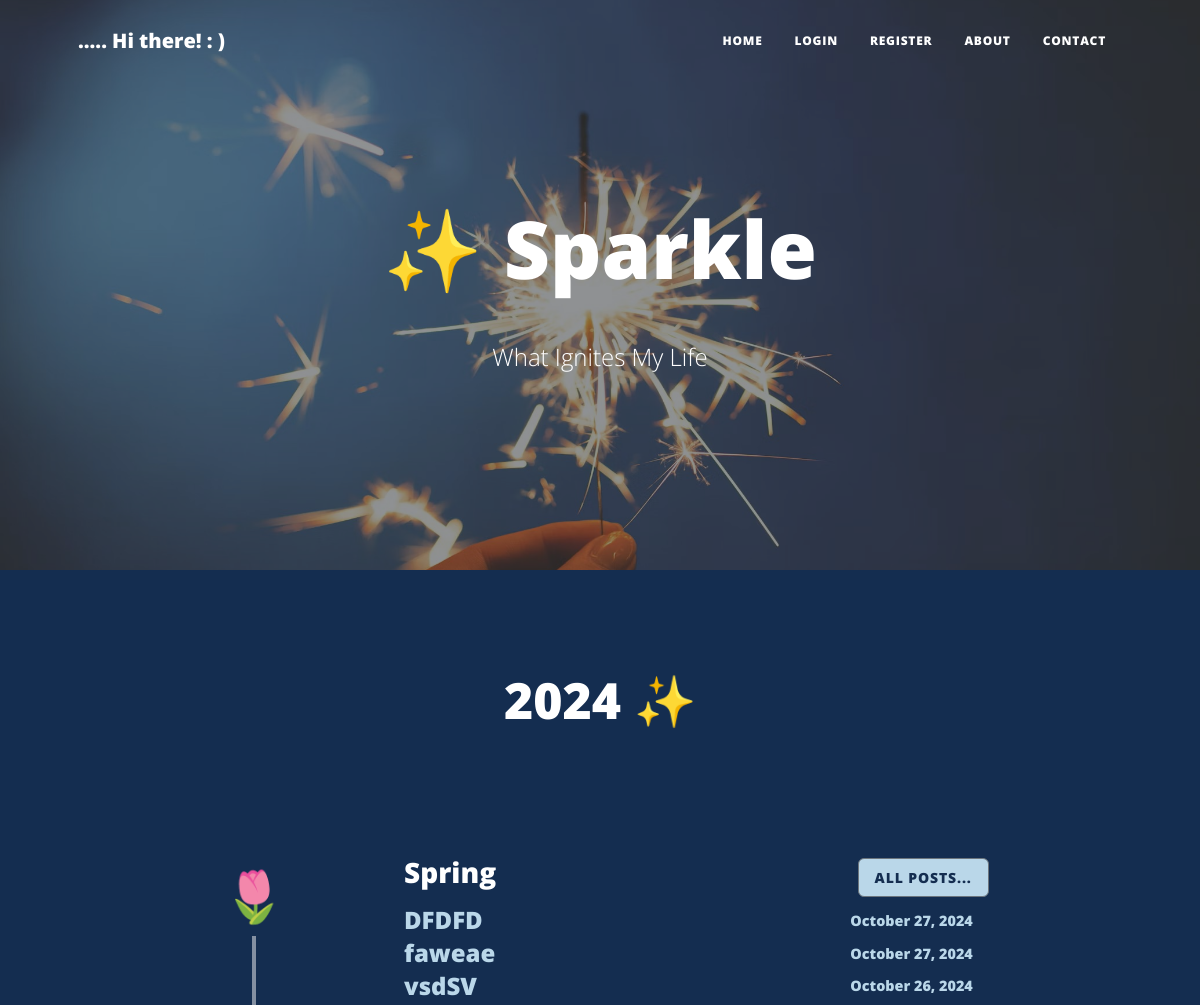
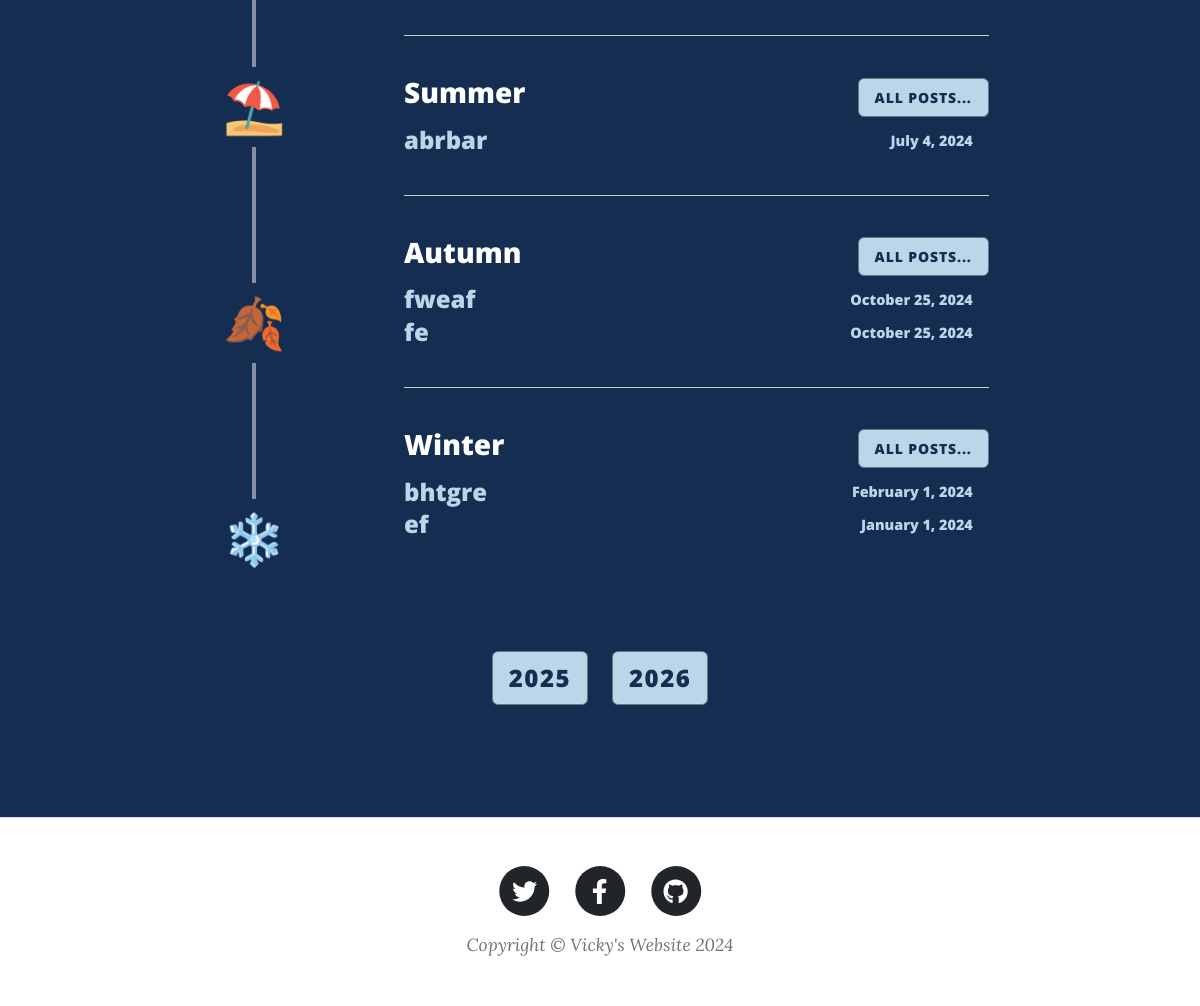
The page /year_posts/sparkle/2024 on the database its author committed (2 pictures, top to bottom).
### main.py (models this page shows)
class BlogPost(db.Model):
    __tablename__ = "blog_posts"
    id: Mapped[int] = mapped_column(Integer, primary_key=True)
    author_id: Mapped[int] = mapped_column(Integer, db.ForeignKey("users.id"))
    author = relationship("User", back_populates="blog_posts")
    title: Mapped[str] = mapped_column(String(250), unique=True, nullable=False)
    date: Mapped[str] = mapped_column(String(250), nullable=False)
    body: Mapped[str] = mapped_column(Text, nullable=False)
    img_url: Mapped[str] = mapped_column(String(250), nullable=True)
    category: Mapped[str] = mapped_column(String(250), nullable=False)
    sub_category: Mapped[str] = mapped_column(String(250))
    comments = relationship("Comment", back_populates="parent_blog_post")

### main.py (the view)
@app.route('/year_posts/<category>/<year>', methods=["GET", "POST"])
def get_year_posts(category, year):
    condition = '%'+ year
    all_posts = db.session.execute(db.select(BlogPost).where(BlogPost.date.like(condition))).scalars().all()
    spring = select_posts(posts=all_posts, category='sparkle', sub_category='spring')[::-1]
    summer = select_posts(posts=all_posts, category='sparkle', sub_category='summer')[::-1]
    winter = select_posts(posts=all_posts, category='sparkle', sub_category='winter')[::-1]
    autumn = select_posts(posts=all_posts, category='sparkle', sub_category='autumn')[::-1]
    crochet = select_posts(posts=all_posts, category='hobby', sub_category='crochet')[::-1]
    sewing = select_posts(posts=all_posts, category='hobby', sub_category='sewing')[::-1]
    sashiko = select_posts(posts=all_posts, category='hobby', sub_category='sashiko')[::-1]
    books = select_posts(posts=all_posts, category='self-explore', sub_category='books')[::-1]
    courses = select_posts(posts=all_posts, category='self-explore', sub_category='courses')[::-1]
    professional = select_posts(posts=all_posts, category='self-explore', sub_category='professional')[::-1]
    all_plans = db.session.execute(db.select(PlanPost)).scalars().all()
    january = select_plans(plans=all_plans, month='january')[::-1]
    february = select_plans(plans=all_plans, month='february')[::-1]
    march = select_plans(plans=all_plans, month='march')[::-1]
    april = select_plans(plans=all_plans, month='april')[::-1]
    may = select_plans(plans=all_plans, month='may')[::-1]
    june = select_plans(plans=all_plans, month='june')[::-1]
    july = select_plans(plans=all_plans, month='july')[::-1]
    august = select_plans(plans=all_plans, month='august')[::-1]
    september = select_plans(plans=all_plans, month='september')[::-1]
    october = select_plans(plans=all_plans, month='october')[::-1]
    november = select_plans(plans=all_plans, month='november')[::-1]
    december = select_plans(plans=all_plans, month='december')[::-1]
    return render_template("year-posts.html", spring=spring,summer=summer,winter=winter,autumn=autumn,crochet=crochet,sewing=sewing,sashiko=sashiko, books=books, courses=courses,professional=professional, january = january,february = february,march = march,april = april,may = may,june = june,july = july,august = august,september = september,october = october,november = november,december = december,category=category.capitalize(), year=year,logged_in=current_user.is_authenticated)

### main.py (called while the page is built)
def select_posts(posts, category, sub_category):
    filtered_posts = []
    if posts != None:
        for post in posts:
            if post.category == category and post.sub_category == sub_category:
                filtered_posts.append(post)
    return filtered_posts

def select_plans(plans, month):
    filtered_plans = []
    if plans != None:
        for plan in plans:
            if month in plan.month:
                filtered_plans.append(plan)
    return filtered_plans

### templates/year-posts.html (shortened to what this page needs)
{% include "header.html" %}
{% if category == 'Sparkle' %}
<header
  class="masthead"
  style="background-image: url('{{ url_for('static', filename='assets/img/sparkle.jpg') }}');margin-bottom:0;"
>
  <div class="container position-relative px-4 px-lg-5">
    <div class="row gx-4 gx-lg-5 justify-content-center">
      <div class="col-md-10 col-lg-8 col-xl-7">
        <div class="site-heading">
          <h1>✨  {{category}}</h1>
          <br>
          <span class="subheading">What Ignites My Life</span>
        </div>
      </div>
    </div>
  </div>
</header>
<div
class="masthead section1"
style="background-color: rgb(20,45,80);"
>
<div class="row gx-4 gx-lg-5 justify-content-center">
 <div class="col-md-10 col-lg-8 col-xl-7 text-center  mb-5">
   <div class="site-heading">
     <h2>{{year}}  ✨</h2>
     <br>
   </div>
 </div>
</div>
<div class="section_container  px-4 px-lg-5">
  <div class="section_container ">
    <div class="timeline">
        <div class="timeline-item">
            <div class="icon icon1">🌷</i></div>
        </div>
        <div class="timeline-item">
            <div class="icon icon1">⛱️</div>
        </div>
        <div class="timeline-item">
            <div class="icon icon1">🍂</div>
        </div>
        <div class="timeline-item">
            <div class="icon icon1">❄️</div>
        </div>
    </div>
    <div class="content">
      <div class="season">
        <div class="d-flex justify-content-between align-items-center mb-2">
            <h3>Spring</h3>
            <a class="btn btn-secondary text-uppercase" style="color:rgb(20,45,80); background-color:rgb(186, 215, 233)" href="{{ url_for('get_select_posts', category='sparkle', sub_category='spring', logo='🌷')}}">All Posts...</a>
        </div>
        {% for post in spring %}
          <div class="d-flex justify-content-between align-items-center mb-1">
                <a href="{{ url_for('show_post', post_id=post.id) }}" class="text-decoration-none" style="color:rgb(186, 215, 233); font-size:1rem;  ">
                    <h4 class="mb-0">{{ post.title }}</h4>
                </a>
                <div class="d-flex align-items-center">
                    <h5 class="mb-0 me-3" style="color:rgb(186, 215, 233); font-size:0.9rem;  "> {{ post.date }}</h5>
                </div>
          </div>
        {% endfor %}
      </div>
      <hr>
      <div class="season">
        <div class="d-flex justify-content-between align-items-center mb-2">
            <h3>Summer</h3>
            <a class="btn btn-secondary text-uppercase" style="color:rgb(20,45,80); background-color:rgb(186, 215, 233)" href="{{ url_for('get_select_posts', category='sparkle', sub_category='summer', logo='⛱️')}}">All Posts...</a>
        </div>
        {% for post in summer %}
          <div class="d-flex justify-content-between align-items-center mb-1">
                  <a href="{{ url_for('show_post', post_id=post.id) }}" class="text-decoration-none" style="color:rgb(186, 215, 233); font-size:1rem;  ">
                      <h4 class="mb-0">{{ post.title }}</h4>
                  </a>
                  <div class="d-flex align-items-center">
                      <h5 class="mb-0 me-3" style="color:rgb(186, 215, 233); font-size:0.9rem;"> {{ post.date }}</h5>
                  </div>
          </div>
        {% endfor %}
      </div>
      <hr>
      <div class="season">
        <div class="d-flex justify-content-between align-items-center mb-2">
            <h3>Autumn</h3>
            <a class="btn btn-secondary text-uppercase" style="color:rgb(20,45,80); background-color:rgb(186, 215, 233)" href="{{ url_for('get_select_posts', category='sparkle', sub_category='autumn', logo='🍂')}}">All Posts...</a>
        </div>
        {% for post in autumn %}
          <div class="d-flex justify-content-between align-items-center mb-1">
              <a href="{{ url_for('show_post', post_id=post.id) }}" class="text-decoration-none" style="color:rgb(186, 215, 233); font-size:1rem;">
                  <h4 class="mb-0">{{ post.title }}</h4>
              </a>
              <div class="d-flex align-items-center">
                  <h5 class="mb-0 me-3" style="color:rgb(186, 215, 233); font-size:0.9rem;  "> {{ post.date }}</h5>
              </div>
          </div>
        {% endfor %}
      </div>
      <hr>
      <div class="season">
        <div class="d-flex justify-content-between align-items-center mb-2">
            <h3>Winter</h3>
            <a class="btn btn-secondary text-uppercase" style="color:rgb(20,45,80); background-color:rgb(186, 215, 233)" href="{{ url_for('get_select_posts', category='sparkle', sub_category='winter', logo='❄️')}}">All Posts...</a>
        </div>
        {% for post in winter %}
          <div class="d-flex justify-content-between align-items-center mb-1">
              <a href="{{ url_for('show_post', post_id=post.id) }}" class="text-decoration-none" style="color:rgb(186, 215, 233); font-size:1rem;  ">
                  <h4 class="mb-0">{{ post.title }}</h4>
              </a>
              <div class="d-flex align-items-center">
                  <h5 class="mb-0 me-3" style="color:rgb(186, 215, 233); font-size:0.9rem;  "> {{ post.date }}</h5>
              </div>
          </div>
        {% endfor %}
      </div>
    </div>
  </div>
</div>
<div class="container" style="padding:2rem; justify-items:center;">
  <div class="row">
    {% if year != '2025' %}
    <div class="col-6"><a class="btn btn-secondary text-uppercase" style="color:rgb(20,45,80); background-color:rgb(186, 215, 233); font-size:1.5rem;" href="{{ url_for('get_year_posts', category='sparkle', year='2025')}}">2025</a> </div>
    {% endif %}
    {% if year != '2026' %}
    <div class="col-6"><a class="btn btn-secondary text-uppercase" style="color:rgb(20,45,80); background-color:rgb(186, 215, 233); font-size:1.5rem;" href="{{ url_for('get_year_posts', category='sparkle', year='2026')}}">2026</a> </div>
    {% endif %}
  </div>
  </div>
</div>
{% endif %}
{% include "footer.html" %}

### templates/header.html (shortened to what this page needs)
<!DOCTYPE html>
<html lang="en">
  <head>
    {% block styles %}
    {{ bootstrap.load_css() }}
    <link
      href="{{ url_for('static', filename='css/styles.css') }}"
      rel="stylesheet"
    />
    {% endblock %}
  </head>
  <body>
    <nav class="navbar navbar-expand-lg navbar-light" id="mainNav">
      <div class="container px-4 px-lg-5">
        <a class="navbar-brand" href="/">..... Hi there!  : )</a>
        <div class="collapse navbar-collapse" id="navbarResponsive">
          <ul class="navbar-nav ms-auto py-4 py-lg-0">
            <li class="nav-item">
              <a
                class="nav-link px-lg-3 py-3 py-lg-4"
                href="{{ url_for('get_all_posts') }}"
                >Home</a
              >
            </li>
            {% if not logged_in %}
            <li class="nav-item">
              <a
                class="nav-link px-lg-3 py-3 py-lg-4"
                href="{{ url_for('login') }}"
                >Login</a
              >
            </li>
            <li class="nav-item">
              <a
                class="nav-link px-lg-3 py-3 py-lg-4"
                href="{{ url_for('register') }}"
                >Register</a
              >
            </li>
            {% endif %}
            <li class="nav-item">
              <a
                class="nav-link px-lg-3 py-3 py-lg-4"
                href="{{ url_for('about') }}"
                >About</a
              >
            </li>
            <li class="nav-item">
              <a
                class="nav-link px-lg-3 py-3 py-lg-4"
                href="{{ url_for('contact') }}"
                >Contact</a
              >
            </li>
          </ul>
        </div>
      </div>
    </nav>
  </body>
</html>

### templates/footer.html (shortened to what this page needs)
        <footer class="border-top">
          <div class="container px-4 px-lg-5">
              <div class="row gx-4 gx-lg-5 justify-content-center">
                  <div class="col-md-10 col-lg-8 col-xl-7">
                      <ul class="list-inline text-center">
                          <li class="list-inline-item">
                              <a href="#!">
                                  <span class="fa-stack fa-lg">
                                      <i class="fas fa-circle fa-stack-2x"></i>
                                      <i class="fab fa-twitter fa-stack-1x fa-inverse"></i>
                                  </span>
                              </a>
                          </li>
                          <li class="list-inline-item">
                              <a href="#!">
                                  <span class="fa-stack fa-lg">
                                      <i class="fas fa-circle fa-stack-2x"></i>
                                      <i class="fab fa-facebook-f fa-stack-1x fa-inverse"></i>
                                  </span>
                              </a>
                          </li>
                          <li class="list-inline-item">
                              <a href="#!">
                                  <span class="fa-stack fa-lg">
                                      <i class="fas fa-circle fa-stack-2x"></i>
                                      <i class="fab fa-github fa-stack-1x fa-inverse"></i>
                                  </span>
                              </a>
                          </li>
                      </ul>
                      <div class="small text-center text-muted fst-italic">Copyright &copy; Vicky's Website 2024</div>
                  </div>
              </div>
          </div>
      </footer>
  </body>
</html>

### templates/header.html (style rules this page uses)
.section1, .section2, .section3, .section4 { padding-left: 100px; padding-right: 100px; padding-top: 100px; padding-bottom: 80px; }
.content { padding-left: 0; padding-right: 10%; }
.section_container { display: flex; width: 100%; padding: 20px; box-sizing: border-box; }
.timeline { flex: 0 0 20%; position: relative; display: flex; flex-direction: column; justify-content: space-between; align-items: center; margin-right: 5%; }
.timeline::before { content: ''; position: absolute; top: 0; left: 50%; width: 4px; height: 100%; background-color:rgba(244,244, 244, 0.5); transform: translateX(-50%); }
.timeline-item { position: relative; display: flex; justify-content: center; align-items: center; }
.icon { border: none; width: 80px; height: 80px; display: flex; justify-content: center; align-items: center; font-size: 50px; z-index: 1; }
.icon1 { background-color: rgb(20,45,80); }
.content { flex: 0 0 80%; padding-left: 20px; }
.season { margin-bottom: 40px; }
hr { border: none; border-top: 1px solid #ccc; margin: 40px 0; }
.section1 h3, .section1 h2, .section1 p, .section1 span { color: white; }
h2 { font-size: 50px; }

### rows shown on the page
BlogPost: title "DFDFD", date "October 27, 2024"
BlogPost: title "faweae", date "October 27, 2024"
BlogPost: title "vsdSV", date "October 26, 2024"
BlogPost: title "abrbar", date "July 4, 2024"
BlogPost: title "fweaf", date "October 25, 2024"
BlogPost: title "fe", date "October 25, 2024"
BlogPost: title "bhtgre", date "February 1, 2024"
BlogPost: title "ef", date "January 1, 2024"

### other values the page prints
{{ category }} "Sparkle"
{{ year }} "2024"
